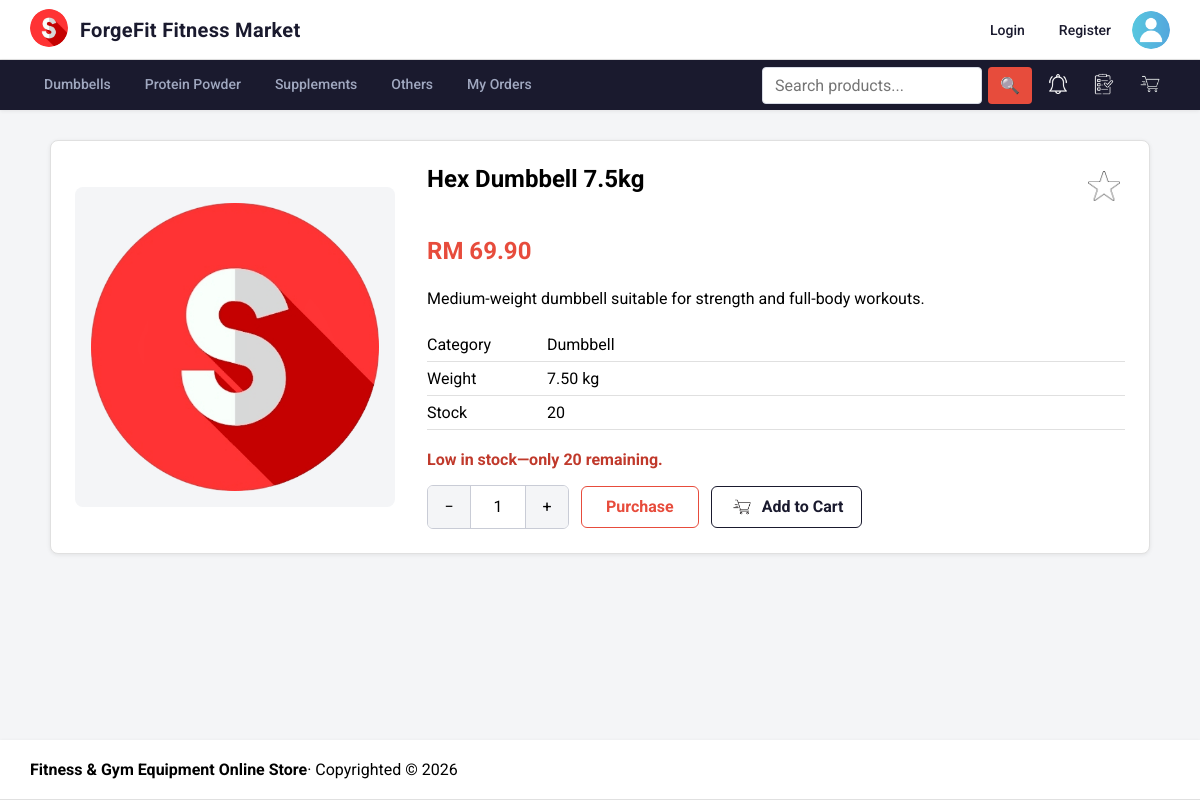
Page /product/product.php?id=3 on the committed database.
### tables this page shows
CREATE TABLE IF NOT EXISTS `product` (
    `product_id` INT AUTO_INCREMENT PRIMARY KEY,
    `category_id` INT NOT NULL,
    `product_name` VARCHAR(150) NOT NULL,
    `price` DECIMAL(10,2) NOT NULL,
    `weight` DECIMAL(8,2) NOT NULL DEFAULT 0.00,
    `description` TEXT NULL,
    `stock` INT NOT NULL DEFAULT 0,
    `availability` BOOLEAN NOT NULL DEFAULT TRUE,
    `created_at` TIMESTAMP DEFAULT CURRENT_TIMESTAMP,
    `updated_at` TIMESTAMP DEFAULT CURRENT_TIMESTAMP ON UPDATE CURRENT_TIMESTAMP,
    FOREIGN KEY (`category_id`) REFERENCES `category`(`category_id`) ON DELETE RESTRICT
);

CREATE TABLE IF NOT EXISTS `category` (
    `category_id` INT AUTO_INCREMENT PRIMARY KEY,
    `name` VARCHAR(100) NOT NULL UNIQUE
);

### app/product/product.php (the view, shortened to what this page needs)
<?php
require '../_base.php';
$id = filter_var($_GET['id'] ?? null, FILTER_VALIDATE_INT);
$product = null;
if ($id) {
    $stmt = $_db->prepare(
        'SELECT p.product_id,
                p.category_id,
                p.product_name,
                p.price,
                p.weight,
                p.description,
                p.stock,
                p.availability,
                c.name AS category_name
         FROM product AS p
         LEFT JOIN category AS c ON c.category_id = p.category_id
         WHERE p.product_id = ?'
    );
    $stmt->execute([$id]);
    $product = $stmt->fetch();
}
$isWishlisted = false;
$hasStockReminder = false;
$productImages = [];
if ($product) {
    $imagesStmt = $_db->prepare(
        'SELECT product_imageid FROM product_image WHERE product_id = ? ORDER BY product_imageid'
    );
    $imagesStmt->execute([$product->product_id]);
    $productImages = array_column($imagesStmt->fetchAll(), 'product_imageid');
}
$mainImage = $productImages ? '/photos/' . htmlspecialchars($productImages[0]) : '/images/sport.png';
$isBlocked = !$product || !$product->availability;
include '../_head.php';
?>
<?php if ($product && !$isBlocked): ?>
    <article class="product-detail">
        <div class="product-detail-gallery">
            <div class="product-detail-main">
                <img id="product-main-image" src="<?= $mainImage ?>" alt="<?= htmlspecialchars($product->product_name) ?>">
            </div>
        </div>
        <section class="product-detail-content">
            <div class="product-detail-title">
                <h2><?= htmlspecialchars($product->product_name) ?></h2>
                <button
                    class="favourite-button"
                    type="button"
                    data-favourite-star
                    data-login-required
                    data-product-id="<?= htmlspecialchars($product->product_id) ?>"
                    aria-pressed="<?= $isWishlisted ? 'true' : 'false' ?>"
                    aria-label="<?= $isWishlisted ? 'Remove' : 'Add' ?> <?= htmlspecialchars($product->product_name) ?> <?= $isWishlisted ? 'from' : 'to' ?> wishlist"
                >
                    <img src="/images/<?= $isWishlisted ? 'yellowstar.png' : 'emptystar.png' ?>" alt="">
                </button>
            </div>
            <p class="product-detail-price">RM <?= htmlspecialchars($product->price) ?></p>
            <p><?= htmlspecialchars($product->description) ?></p>
            <dl class="product-details-list">
                <div>
                    <dt>Category</dt>
                    <dd><?= htmlspecialchars($product->category_name ?? 'Unknown') ?></dd>
                </div>
                <div>
                    <dt>Weight</dt>
                    <dd><?= htmlspecialchars($product->weight) ?> kg</dd>
                </div>
                <div>
                    <dt>Stock</dt>
                    <dd><?= htmlspecialchars($product->stock) ?></dd>
                </div>
            </dl>
            <?php if ($product->stock > 0 && $product->stock < 30): ?>
                <p class="low-stock">Low in stock—only <?= htmlspecialchars($product->stock) ?> remaining.</p>
            <?php elseif ($product->stock < 1): ?>
                <p class="out-of-stock">Out of stock.</p>
            <?php endif; ?>
            <?php if ($product->stock < 1): ?>
                <button
                    type="button"
                    id="stock-reminder-button"
                    class="remind-me-button<?= $hasStockReminder ? ' remind-me-button--requested' : '' ?>"
                    data-login-required
                    data-product-id="<?= htmlspecialchars($product->product_id) ?>"
                    aria-pressed="<?= $hasStockReminder ? 'true' : 'false' ?>"
                >
                    <?= $hasStockReminder ? 'Cancel Reminder' : 'Notify Me' ?>
                </button>
            <?php else: ?>
                <form
                    class="purchase-controls"
                    method="post"
                    action="/cart/cart-add.php"
                    data-quantity-control
                    data-stock="<?= htmlspecialchars($product->stock) ?>"
                >
                    <div class="quantity-box" aria-label="Product quantity">
                        <button type="button" data-quantity-minus aria-label="Decrease quantity">−</button>
                        <input
                            type="number"
                            name="quantity"
                            value="1"
                            min="1"
                            max="<?= htmlspecialchars($product->stock) ?>"
                            aria-label="Quantity"
                            readonly
                        >
                        <button type="button" data-quantity-plus aria-label="Increase quantity">+</button>
                    </div>
                    <button class="purchase-button" type="submit" formaction="/cart/checkout.php" formmethod="get" data-login-required>
                        Purchase
                    </button>
                    <button class="add-cart-button" type="submit" data-login-required>
                        <img src="/images/cart.png" alt="">
                        <span>Add to Cart</span>
                    </button>
                </form>
            <?php endif; ?>
        </section>
    </article>
<?php endif; ?>
<?php include '../_foot.php'; ?>

### app/css/app.css (style rules this page uses)
body, input, button, textarea, select { font: 16px 'Roboto', sans-serif; }
body { margin: 0; min-height: 100vh; display: grid; grid-template-rows: auto auto 1fr auto; grid-template-columns: 1fr; background: #f4f5f7; }
.product-detail { padding: 24px; display: grid; grid-template-columns: minmax(220px, 320px) 1fr; gap: 32px; background: #ffffff; border: 1px solid #e0e0e0; border-radius: 8px; box-shadow: 0 1px 4px rgba(0, 0, 0, 0.08); }
.product-detail-gallery { align-self: center; }
.product-detail-main { padding: 16px; box-sizing: border-box; background: #f4f5f7; border-radius: 8px; }
.product-detail-main > img { display: block; width: 100%; height: 288px; object-fit: contain; }
.product-detail-title { display: flex; align-items: flex-start; justify-content: space-between; gap: 16px; }
.product-detail-content h2 { margin-top: 0; }
.favourite-button { width: 42px; height: 42px; padding: 5px; flex: 0 0 auto; border: 0; background: transparent; cursor: pointer; }
.favourite-button img { width: 100%; height: 100%; object-fit: contain; }
.product-detail-price { color: #e74c3c; font-size: 24px; font-weight: 700; }
.product-details-list { margin: 20px 0; }
.product-details-list div { padding: 7px 0; display: grid; grid-template-columns: 120px 1fr; border-bottom: 1px solid #e0e0e0; }
.product-details-list dt { font-weight: 400; }
.product-details-list dd { margin: 0; }
.low-stock, .out-of-stock, .quantity-warning { color: #c0392b; font-weight: 700; }
.purchase-controls, .quantity-box { display: flex; align-items: center; }
.purchase-controls { gap: 12px; }
.quantity-box { border: 1px solid #c9ccd6; border-radius: 6px; overflow: hidden; }
.quantity-box button, .quantity-box input, .purchase-button { height: 42px; border: 0; font: inherit; }
.quantity-box button { width: 42px; background: #f4f5f7; cursor: pointer; }
.quantity-box input { width: 54px; padding: 0; text-align: center; appearance: textfield; border-right: 1px solid #c9ccd6; border-left: 1px solid #c9ccd6; }
.purchase-button { padding: 0 24px; border: 1px solid #e74c3c; border-radius: 6px; color: #e74c3c; background: transparent; font-weight: 700; cursor: pointer; transition: background 0.2s ease, color 0.2s ease; }
.add-cart-button { height: 42px; display: inline-flex; align-items: center; gap: 8px; padding: 0 18px; border: 1px solid #1a1a2e; border-radius: 6px; color: #1a1a2e; background: transparent; font: inherit; font-weight: 700; cursor: pointer; transition: background 0.2s ease, color 0.2s ease; }
.add-cart-button img { width: 24px; height: 24px; object-fit: contain; filter: invert(1); transition: filter 0.2s ease; }

### rows in the picture
product: product_name "Hex Dumbbell 7.5kg", price "69.90", description "Medium-weight dumbbell suitable for strength and full-body workouts.", category.name "Dumbbell", weight "7.50", stock "20"
